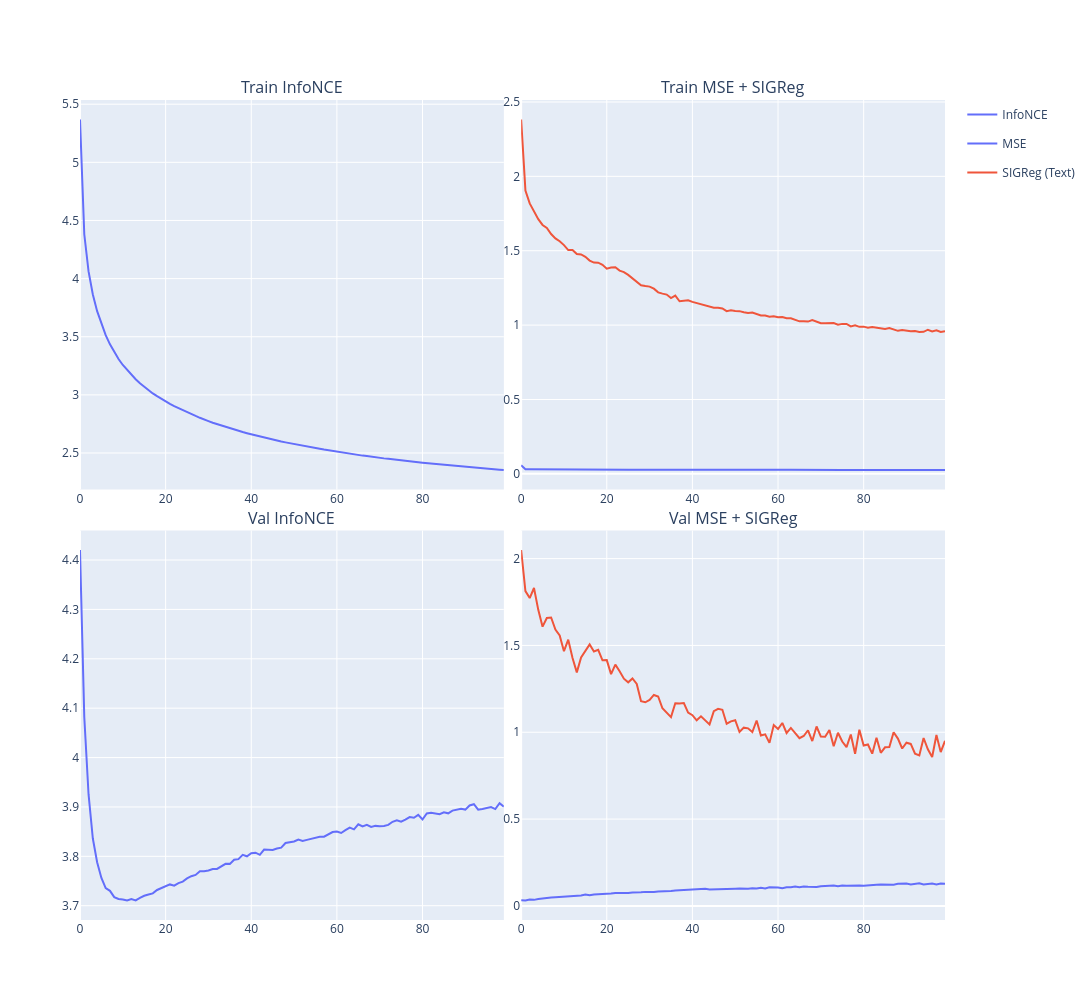

This figure's notebook cell:
### Code cell
all_subplots = [[], []]
all_titles = [[], []]

model_train_losses = {}
model_val_losses = {}

for model_name, model_cfg in registry.CONFIGS.items():
    if model_name.endswith("_frozen") and "tiny" in model_name:
        model_path = model_io.model_dir(ROOT, model_cfg)
        train_stats = pd.read_json(model_path / "stats.jsonl", lines=True)
        train_losses, val_losses = process_train_val_stats(train_stats)

        if model_cfg.sigreg_demean:
            continue
        elif model_cfg.contrastive:
            title = "InfoNCE"
        else:
            title = "MSE + SIGReg"
        
        model_train_losses[model_name] = train_losses
        model_val_losses[model_name] = val_losses
        
        all_subplots[0].append(
            px.line(
                train_losses,
                x="epoch",
                y="loss",
                color="loss_type",
            ),
        )
        all_titles[0].append("Train " + title)

        all_subplots[1].append(
            px.line(
                val_losses,
                x="epoch",
                y="loss",
                color="loss_type",
            ),
        )
        all_titles[1].append("Val " + title)

fig = subplots.make_subplots(
    len(all_subplots),
    len(all_subplots[0]),
    subplot_titles=[t for l in all_titles for t in l],
    vertical_spacing=0.05,  # Decrease this for a "tighter" layout
    horizontal_spacing=0.02,
)

for i, plot_l in enumerate(all_subplots):
    for j, plot in enumerate(plot_l):
        for trace in plot.data:
            fig.add_trace(
                trace, row=i + 1, col=j + 1
            )

# Legend name mapping
fig.for_each_trace(
    lambda t: t.update(
        name=t.name.replace("val_loss_mse", "MSE")
            .replace("val_loss_reg_text", "SIGReg (Text)")
            .replace("train_loss_mse", "MSE")
            .replace("train_loss_reg_text", "SIGReg (Text)")
    ),
)

# Make sure no duplicates in legend
names = set()
fig.for_each_trace(
    lambda trace:
        trace.update(showlegend=False)
        if (trace.name in names) else names.add(trace.name))

fig.update_layout(height=1000, width=2000)
fig.show()

### Figure 1 — Plotly figure (JSON) as saved in the notebook; plotly's stock layout.template omitted (floating-point values rounded to 4 significant figures)
{"data": [{"hovertemplate": "loss_type=InfoNCE<br>epoch=%{x}<br>loss=%{y}<extra></extra>", "legendgroup": "InfoNCE", "line": {"color": "#636efa", "dash": "solid"}, "marker": {"symbol": "circle"}, "mode": "lines", "name": "InfoNCE", "orientation": "v", "showlegend": true, "type": "scatter", "x": [0, 1, 2, 3, 4, 5, 6, 7, 8, 9, 10, 11, 12, 13, 14, 15, 16, 17, 18, 19, 20, 21, 22, 23, 24, 25, 26, 27, 28, 29, 30, 31, 32, 33, 34, 35, 36, 37, 38, 39, 40, 41, 42, 43, 44, 45, 46, 47, 48, 49, 50, 51, 52, 53, 54, 55, 56, 57, 58, 59, 60, 61, 62, 63, 64, 65, 66, 67, 68, 69, 70, 71, 72, 73, 74, 75, 76, 77, 78, 79, 80, 81, 82, 83, 84, 85, 86, 87, 88, 89, 90, 91, 92, 93, 94, 95, 96, 97, 98, 99], "xaxis": "x", "y": [5.369, 4.382, 4.061, 3.864, 3.72, 3.608, 3.513, 3.435, 3.369, 3.308, 3.257, 3.213, 3.171, 3.135, 3.1, 3.069, 3.039, 3.013, 2.989, 2.965, 2.943, 2.922, 2.903, 2.885, 2.866, 2.85, 2.832, 2.819, 2.803, 2.786, 2.774, 2.76, 2.748, 2.736, 2.724, 2.713, 2.7, 2.69, 2.68, 2.671, 2.661, 2.65, 2.642, 2.632, 2.624, 2.615, 2.607, 2.598, 2.591, 2.584, 2.576, 2.567, 2.56, 2.555, 2.547, 2.542, 2.536, 2.53, 2.523, 2.516, 2.51, 2.504, 2.5, 2.494, 2.488, 2.483, 2.478, 2.474, 2.468, 2.463, 2.459, 2.454, 2.45, 2.445, 2.439, 2.435, 2.432, 2.428, 2.422, 2.42, 2.416, 2.413, 2.407, 2.403, 2.401, 2.397, 2.392, 2.389, 2.386, 2.384, 2.38, 2.377, 2.373, 2.37, 2.368, 2.366, 2.362, 2.358, 2.356, 2.354], "yaxis": "y"}, {"hovertemplate": "loss_type=train_loss_mse<br>epoch=%{x}<br>loss=%{y}<extra></extra>", "legendgroup": "train_loss_mse", "line": {"color": "#636efa", "dash": "solid"}, "marker": {"symbol": "circle"}, "mode": "lines", "name": "MSE", "orientation": "v", "showlegend": true, "type": "scatter", "x": [0, 1, 2, 3, 4, 5, 6, 7, 8, 9, 10, 11, 12, 13, 14, 15, 16, 17, 18, 19, 20, 21, 22, 23, 24, 25, 26, 27, 28, 29, 30, 31, 32, 33, 34, 35, 36, 37, 38, 39, 40, 41, 42, 43, 44, 45, 46, 47, 48, 49, 50, 51, 52, 53, 54, 55, 56, 57, 58, 59, 60, 61, 62, 63, 64, 65, 66, 67, 68, 69, 70, 71, 72, 73, 74, 75, 76, 77, 78, 79, 80, 81, 82, 83, 84, 85, 86, 87, 88, 89, 90, 91, 92, 93, 94, 95, 96, 97, 98, 99], "xaxis": "x2", "y": [0.05749, 0.03078, 0.03055, 0.03018, 0.0301, 0.03024, 0.02965, 0.02947, 0.02921, 0.02891, 0.02869, 0.02873, 0.02834, 0.02835, 0.02789, 0.0278, 0.02771, 0.02727, 0.02709, 0.02721, 0.02709, 0.02695, 0.02706, 0.02723, 0.02727, 0.0273, 0.02763, 0.02778, 0.02798, 0.02803, 0.02831, 0.02842, 0.02832, 0.02833, 0.02836, 0.02862, 0.0288, 0.0287, 0.02837, 0.02836, 0.02865, 0.02867, 0.02842, 0.02851, 0.02849, 0.02848, 0.02833, 0.02842, 0.0286, 0.02834, 0.02842, 0.02816, 0.02848, 0.02867, 0.02846, 0.02838, 0.02799, 0.02807, 0.0277, 0.02765, 0.02773, 0.02741, 0.02765, 0.02735, 0.02769, 0.02761, 0.0272, 0.02714, 0.02719, 0.02702, 0.02733, 0.02696, 0.02695, 0.02694, 0.02677, 0.02674, 0.02672, 0.02687, 0.0266, 0.02674, 0.02693, 0.02674, 0.02692, 0.0266, 0.02657, 0.0266, 0.02612, 0.02637, 0.02636, 0.02621, 0.02614, 0.02619, 0.02618, 0.02614, 0.02619, 0.02618, 0.02619, 0.02601, 0.02608, 0.02586], "yaxis": "y2"}, {"hovertemplate": "loss_type=train_loss_reg_text<br>epoch=%{x}<br>loss=%{y}<extra></extra>", "legendgroup": "train_loss_reg_text", "line": {"color": "#EF553B", "dash": "solid"}, "marker": {"symbol": "circle"}, "mode": "lines", "name": "SIGReg (Text)", "orientation": "v", "showlegend": true, "type": "scatter", "x": [0, 1, 2, 3, 4, 5, 6, 7, 8, 9, 10, 11, 12, 13, 14, 15, 16, 17, 18, 19, 20, 21, 22, 23, 24, 25, 26, 27, 28, 29, 30, 31, 32, 33, 34, 35, 36, 37, 38, 39, 40, 41, 42, 43, 44, 45, 46, 47, 48, 49, 50, 51, 52, 53, 54, 55, 56, 57, 58, 59, 60, 61, 62, 63, 64, 65, 66, 67, 68, 69, 70, 71, 72, 73, 74, 75, 76, 77, 78, 79, 80, 81, 82, 83, 84, 85, 86, 87, 88, 89, 90, 91, 92, 93, 94, 95, 96, 97, 98, 99], "xaxis": "x2", "y": [2.382, 1.904, 1.818, 1.768, 1.712, 1.673, 1.653, 1.612, 1.583, 1.563, 1.538, 1.505, 1.505, 1.478, 1.475, 1.459, 1.434, 1.42, 1.42, 1.405, 1.379, 1.387, 1.389, 1.366, 1.356, 1.338, 1.314, 1.289, 1.268, 1.263, 1.259, 1.245, 1.22, 1.211, 1.205, 1.182, 1.198, 1.16, 1.165, 1.167, 1.156, 1.149, 1.14, 1.133, 1.126, 1.117, 1.117, 1.112, 1.094, 1.099, 1.095, 1.094, 1.087, 1.082, 1.085, 1.076, 1.065, 1.064, 1.056, 1.06, 1.053, 1.055, 1.046, 1.046, 1.037, 1.025, 1.026, 1.024, 1.035, 1.024, 1.013, 1.013, 1.011, 1.013, 1.003, 1.008, 1.008, 0.9913, 0.9986, 0.9884, 0.9897, 0.9828, 0.9873, 0.9815, 0.976, 0.9747, 0.9802, 0.9703, 0.9616, 0.9669, 0.9612, 0.9583, 0.9596, 0.9544, 0.955, 0.969, 0.9578, 0.9653, 0.9536, 0.9593], "yaxis": "y2"}, {"hovertemplate": "loss_type=InfoNCE<br>epoch=%{x}<br>loss=%{y}<extra></extra>", "legendgroup": "InfoNCE", "line": {"color": "#636efa", "dash": "solid"}, "marker": {"symbol": "circle"}, "mode": "lines", "name": "InfoNCE", "orientation": "v", "showlegend": false, "type": "scatter", "x": [0, 1, 2, 3, 4, 5, 6, 7, 8, 9, 10, 11, 12, 13, 14, 15, 16, 17, 18, 19, 20, 21, 22, 23, 24, 25, 26, 27, 28, 29, 30, 31, 32, 33, 34, 35, 36, 37, 38, 39, 40, 41, 42, 43, 44, 45, 46, 47, 48, 49, 50, 51, 52, 53, 54, 55, 56, 57, 58, 59, 60, 61, 62, 63, 64, 65, 66, 67, 68, 69, 70, 71, 72, 73, 74, 75, 76, 77, 78, 79, 80, 81, 82, 83, 84, 85, 86, 87, 88, 89, 90, 91, 92, 93, 94, 95, 96, 97, 98, 99], "xaxis": "x3", "y": [4.42, 4.082, 3.925, 3.836, 3.788, 3.756, 3.736, 3.73, 3.717, 3.714, 3.712, 3.711, 3.713, 3.711, 3.716, 3.72, 3.723, 3.725, 3.732, 3.736, 3.739, 3.743, 3.741, 3.746, 3.749, 3.755, 3.76, 3.762, 3.77, 3.77, 3.771, 3.774, 3.774, 3.779, 3.785, 3.785, 3.793, 3.794, 3.803, 3.8, 3.806, 3.807, 3.803, 3.814, 3.813, 3.813, 3.816, 3.818, 3.827, 3.829, 3.83, 3.834, 3.831, 3.833, 3.835, 3.839, 3.84, 3.84, 3.845, 3.849, 3.85, 3.847, 3.853, 3.858, 3.855, 3.865, 3.86, 3.864, 3.859, 3.862, 3.861, 3.861, 3.864, 3.87, 3.873, 3.87, 3.874, 3.88, 3.878, 3.884, 3.875, 3.887, 3.888, 3.887, 3.885, 3.889, 3.887, 3.893, 3.894, 3.896, 3.895, 3.903, 3.906, 3.894, 3.896, 3.898, 3.9, 3.896, 3.908, 3.901], "yaxis": "y3"}, {"hovertemplate": "loss_type=val_loss_mse<br>epoch=%{x}<br>loss=%{y}<extra></extra>", "legendgroup": "val_loss_mse", "line": {"color": "#636efa", "dash": "solid"}, "marker": {"symbol": "circle"}, "mode": "lines", "name": "MSE", "orientation": "v", "showlegend": false, "type": "scatter", "x": [0, 1, 2, 3, 4, 5, 6, 7, 8, 9, 10, 11, 12, 13, 14, 15, 16, 17, 18, 19, 20, 21, 22, 23, 24, 25, 26, 27, 28, 29, 30, 31, 32, 33, 34, 35, 36, 37, 38, 39, 40, 41, 42, 43, 44, 45, 46, 47, 48, 49, 50, 51, 52, 53, 54, 55, 56, 57, 58, 59, 60, 61, 62, 63, 64, 65, 66, 67, 68, 69, 70, 71, 72, 73, 74, 75, 76, 77, 78, 79, 80, 81, 82, 83, 84, 85, 86, 87, 88, 89, 90, 91, 92, 93, 94, 95, 96, 97, 98, 99], "xaxis": "x4", "y": [0.03225, 0.03099, 0.03684, 0.03485, 0.0398, 0.04388, 0.04588, 0.04789, 0.04994, 0.05165, 0.05244, 0.05757, 0.05973, 0.06058, 0.06013, 0.06572, 0.06119, 0.06607, 0.06674, 0.06748, 0.06784, 0.07118, 0.0747, 0.07334, 0.07352, 0.07455, 0.07779, 0.07665, 0.07804, 0.08078, 0.07993, 0.08007, 0.08331, 0.08342, 0.08728, 0.08588, 0.08841, 0.08933, 0.09049, 0.09134, 0.0923, 0.09492, 0.09797, 0.09818, 0.09407, 0.09559, 0.09559, 0.09544, 0.09851, 0.09954, 0.09911, 0.1001, 0.09854, 0.09876, 0.1014, 0.09987, 0.1044, 0.1007, 0.1068, 0.1063, 0.1065, 0.1014, 0.1072, 0.1076, 0.1111, 0.108, 0.1121, 0.1099, 0.1101, 0.1085, 0.1136, 0.1152, 0.1135, 0.118, 0.1127, 0.1173, 0.1159, 0.118, 0.1184, 0.1181, 0.1164, 0.1197, 0.121, 0.1222, 0.1239, 0.1239, 0.1217, 0.1222, 0.127, 0.1279, 0.129, 0.124, 0.128, 0.1302, 0.1239, 0.1277, 0.1287, 0.1241, 0.1288, 0.1275], "yaxis": "y4"}, {"hovertemplate": "loss_type=val_loss_reg_text<br>epoch=%{x}<br>loss=%{y}<extra></extra>", "legendgroup": "val_loss_reg_text", "line": {"color": "#EF553B", "dash": "solid"}, "marker": {"symbol": "circle"}, "mode": "lines", "name": "SIGReg (Text)", "orientation": "v", "showlegend": false, "type": "scatter", "x": [0, 1, 2, 3, 4, 5, 6, 7, 8, 9, 10, 11, 12, 13, 14, 15, 16, 17, 18, 19, 20, 21, 22, 23, 24, 25, 26, 27, 28, 29, 30, 31, 32, 33, 34, 35, 36, 37, 38, 39, 40, 41, 42, 43, 44, 45, 46, 47, 48, 49, 50, 51, 52, 53, 54, 55, 56, 57, 58, 59, 60, 61, 62, 63, 64, 65, 66, 67, 68, 69, 70, 71, 72, 73, 74, 75, 76, 77, 78, 79, 80, 81, 82, 83, 84, 85, 86, 87, 88, 89, 90, 91, 92, 93, 94, 95, 96, 97, 98, 99], "xaxis": "x4", "y": [2.05, 1.813, 1.773, 1.831, 1.705, 1.608, 1.658, 1.661, 1.592, 1.558, 1.467, 1.533, 1.427, 1.345, 1.431, 1.466, 1.506, 1.465, 1.475, 1.415, 1.415, 1.335, 1.389, 1.352, 1.309, 1.287, 1.31, 1.279, 1.178, 1.173, 1.187, 1.215, 1.206, 1.138, 1.11, 1.087, 1.167, 1.165, 1.168, 1.113, 1.098, 1.069, 1.091, 1.068, 1.045, 1.122, 1.135, 1.129, 1.049, 1.063, 1.069, 1.002, 1.027, 1.022, 1.001, 1.068, 0.981, 0.9879, 0.9389, 1.041, 1.019, 1.053, 0.9957, 1.025, 0.9945, 0.9656, 0.9784, 1.012, 0.9493, 1.033, 0.9751, 0.9741, 1.013, 0.9191, 0.9973, 0.9468, 0.9141, 0.9871, 0.8762, 1.015, 0.9235, 0.9296, 0.8767, 0.9681, 0.8818, 0.9135, 0.9154, 1.0, 0.9636, 0.9063, 0.9401, 0.9326, 0.8765, 0.8668, 0.9669, 0.9021, 0.8572, 0.9838, 0.8855, 0.9505], "yaxis": "y4"}], "layout": {"annotations": [{"font": {"size": 16}, "showarrow": false, "text": "Train InfoNCE", "x": 0.245, "xanchor": "center", "xref": "paper", "y": 1, "yanchor": "bottom", "yref": "paper"}, {"font": {"size": 16}, "showarrow": false, "text": "Train MSE + SIGReg", "x": 0.755, "xanchor": "center", "xref": "paper", "y": 1, "yanchor": "bottom", "yref": "paper"}, {"font": {"size": 16}, "showarrow": false, "text": "Val InfoNCE", "x": 0.245, "xanchor": "center", "xref": "paper", "y": 0.475, "yanchor": "bottom", "yref": "paper"}, {"font": {"size": 16}, "showarrow": false, "text": "Val MSE + SIGReg", "x": 0.755, "xanchor": "center", "xref": "paper", "y": 0.475, "yanchor": "bottom", "yref": "paper"}], "height": 1000, "width": 2000, "xaxis": {"anchor": "y", "domain": [0, 0.49]}, "xaxis2": {"anchor": "y2", "domain": [0.51, 1]}, "xaxis3": {"anchor": "y3", "domain": [0, 0.49]}, "xaxis4": {"anchor": "y4", "domain": [0.51, 1]}, "yaxis": {"anchor": "x", "domain": [0.525, 1]}, "yaxis2": {"anchor": "x2", "domain": [0.525, 1]}, "yaxis3": {"anchor": "x3", "domain": [0, 0.475]}, "yaxis4": {"anchor": "x4", "domain": [0, 0.475]}}}
